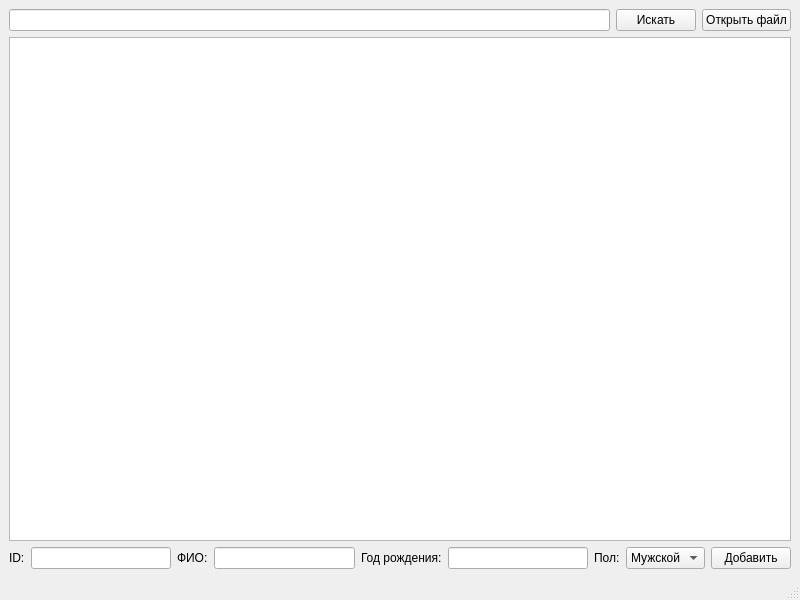
<?xml version="1.0" encoding="UTF-8"?>
<ui version="4.0">
 <class>MainWindow</class>
 <widget class="QMainWindow" name="MainWindow">
  <property name="geometry">
   <rect>
    <x>0</x>
    <y>0</y>
    <width>800</width>
    <height>600</height>
   </rect>
  </property>
  <property name="windowTitle">
   <string>MainWindow</string>
  </property>
  <widget class="QWidget" name="centralwidget">
   <layout class="QVBoxLayout" name="verticalLayout">
    <item>
     <layout class="QHBoxLayout" name="horizontalLayout">
      <item>
       <widget class="QLineEdit" name="searchLine">
        <property name="inputMask">
         <string/>
        </property>
        <property name="text">
         <string/>
        </property>
       </widget>
      </item>
      <item>
       <widget class="QPushButton" name="searchButton">
        <property name="text">
         <string>Искать</string>
        </property>
       </widget>
      </item>
      <item>
       <widget class="QPushButton" name="fileSearchButton">
        <property name="sizePolicy">
         <sizepolicy hsizetype="Fixed" vsizetype="Fixed">
          <horstretch>0</horstretch>
          <verstretch>0</verstretch>
         </sizepolicy>
        </property>
        <property name="text">
         <string>Открыть файл</string>
        </property>
       </widget>
      </item>
     </layout>
    </item>
    <item>
     <widget class="ColoredQTextBrowser" name="textBrowser"/>
    </item>
    <item>
     <layout class="QHBoxLayout" name="horizontalLayout_3">
      <item>
       <widget class="QLabel" name="id_label">
        <property name="text">
         <string>ID:</string>
        </property>
       </widget>
      </item>
      <item>
       <widget class="QLineEdit" name="id_input"/>
      </item>
      <item>
       <widget class="QLabel" name="name_label">
        <property name="text">
         <string>ФИО:</string>
        </property>
       </widget>
      </item>
      <item>
       <widget class="QLineEdit" name="name_input"/>
      </item>
      <item>
       <widget class="QLabel" name="year_label">
        <property name="text">
         <string>Год рождения:</string>
        </property>
       </widget>
      </item>
      <item>
       <widget class="QLineEdit" name="year_input"/>
      </item>
      <item>
       <widget class="QLabel" name="sex_label">
        <property name="text">
         <string>Пол:</string>
        </property>
       </widget>
      </item>
      <item>
       <widget class="QComboBox" name="sex_input">
        <item>
         <property name="text">
          <string>Мужской</string>
         </property>
        </item>
        <item>
         <property name="text">
          <string>Женский</string>
         </property>
        </item>
       </widget>
      </item>
      <item>
       <widget class="QPushButton" name="add_employee_btn">
        <property name="text">
         <string>Добавить</string>
        </property>
       </widget>
      </item>
     </layout>
    </item>
   </layout>
  </widget>
  <widget class="QMenuBar" name="menubar">
   <property name="geometry">
    <rect>
     <x>0</x>
     <y>0</y>
     <width>800</width>
     <height>21</height>
    </rect>
   </property>
  </widget>
  <widget class="QStatusBar" name="statusbar"/>
 </widget>
 <customwidgets>
  <customwidget>
   <class>ColoredQTextBrowser</class>
   <extends>QTextBrowser</extends>
   <header>coloredqtextbrowser.h</header>
  </customwidget>
 </customwidgets>
 <resources/>
 <connections>
  <connection>
   <sender>searchButton</sender>
   <signal>clicked()</signal>
   <receiver>MainWindow</receiver>
   <slot>sFindEmployee()</slot>
   <hints>
    <hint type="sourcelabel">
     <x>700</x>
     <y>53</y>
    </hint>
    <hint type="destinationlabel">
     <x>698</x>
     <y>23</y>
    </hint>
   </hints>
  </connection>
  <connection>
   <sender>add_employee_btn</sender>
   <signal>clicked()</signal>
   <receiver>MainWindow</receiver>
   <slot>sAddEmployee()</slot>
   <hints>
    <hint type="sourcelabel">
     <x>749</x>
     <y>561</y>
    </hint>
    <hint type="destinationlabel">
     <x>706</x>
     <y>574</y>
    </hint>
   </hints>
  </connection>
  <connection>
   <sender>searchButton</sender>
   <signal>clicked()</signal>
   <receiver>searchLine</receiver>
   <slot>clear()</slot>
   <hints>
    <hint type="sourcelabel">
     <x>700</x>
     <y>53</y>
    </hint>
    <hint type="destinationlabel">
     <x>543</x>
     <y>43</y>
    </hint>
   </hints>
  </connection>
  <connection>
   <sender>add_employee_btn</sender>
   <signal>clicked()</signal>
   <receiver>id_input</receiver>
   <slot>clear()</slot>
   <hints>
    <hint type="sourcelabel">
     <x>723</x>
     <y>554</y>
    </hint>
    <hint type="destinationlabel">
     <x>122</x>
     <y>556</y>
    </hint>
   </hints>
  </connection>
  <connection>
   <sender>add_employee_btn</sender>
   <signal>clicked()</signal>
   <receiver>name_input</receiver>
   <slot>clear()</slot>
   <hints>
    <hint type="sourcelabel">
     <x>789</x>
     <y>569</y>
    </hint>
    <hint type="destinationlabel">
     <x>300</x>
     <y>559</y>
    </hint>
   </hints>
  </connection>
  <connection>
   <sender>add_employee_btn</sender>
   <signal>clicked()</signal>
   <receiver>year_input</receiver>
   <slot>clear()</slot>
   <hints>
    <hint type="sourcelabel">
     <x>777</x>
     <y>560</y>
    </hint>
    <hint type="destinationlabel">
     <x>542</x>
     <y>552</y>
    </hint>
   </hints>
  </connection>
  <connection>
   <sender>fileSearchButton</sender>
   <signal>clicked()</signal>
   <receiver>MainWindow</receiver>
   <slot>sSearchFile()</slot>
   <hints>
    <hint type="sourcelabel">
     <x>755</x>
     <y>42</y>
    </hint>
    <hint type="destinationlabel">
     <x>795</x>
     <y>27</y>
    </hint>
   </hints>
  </connection>
 </connections>
 <slots>
  <slot>sFindEmployee()</slot>
  <slot>sAddEmployee()</slot>
  <slot>sSearchFile()</slot>
 </slots>
</ui>
